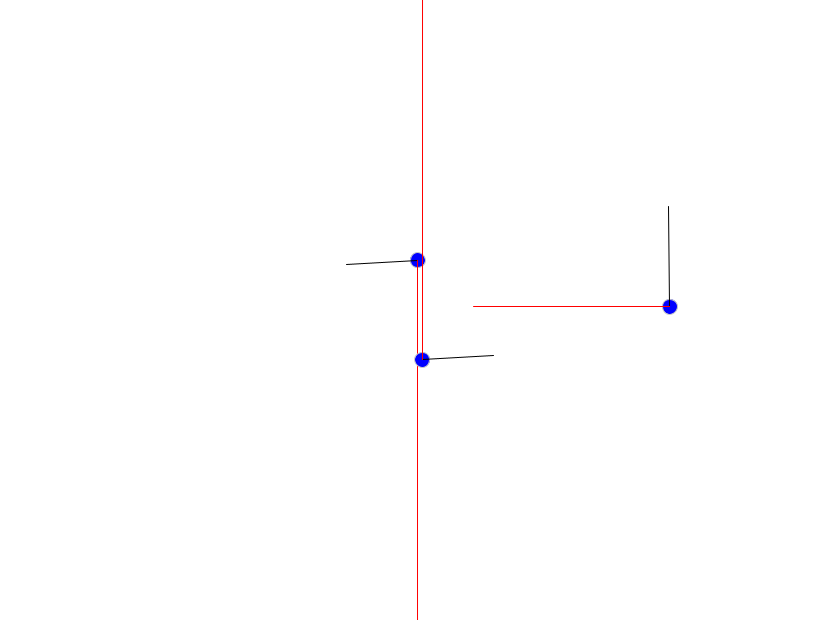
Frame 1 (no input)
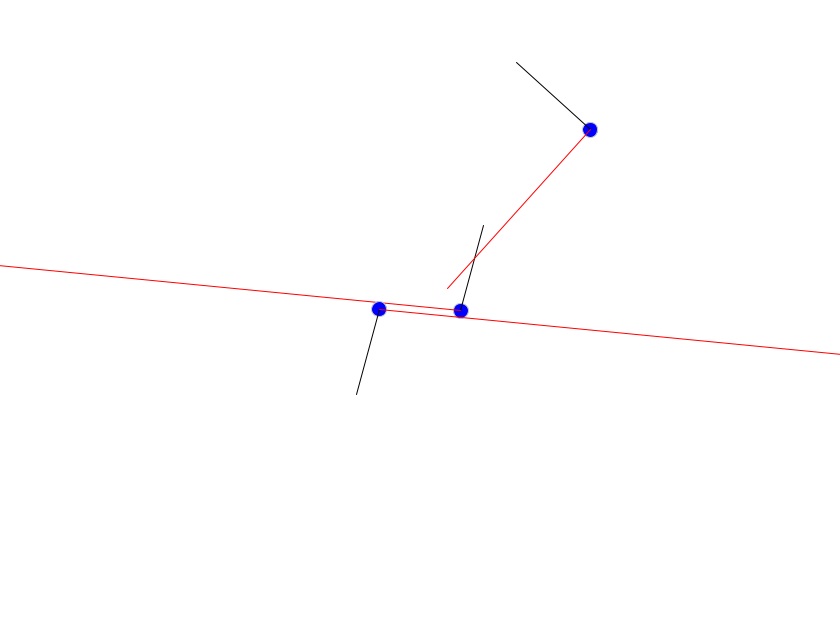
Frame 60 (the mouse pressed at the canvas centre just before this capture)
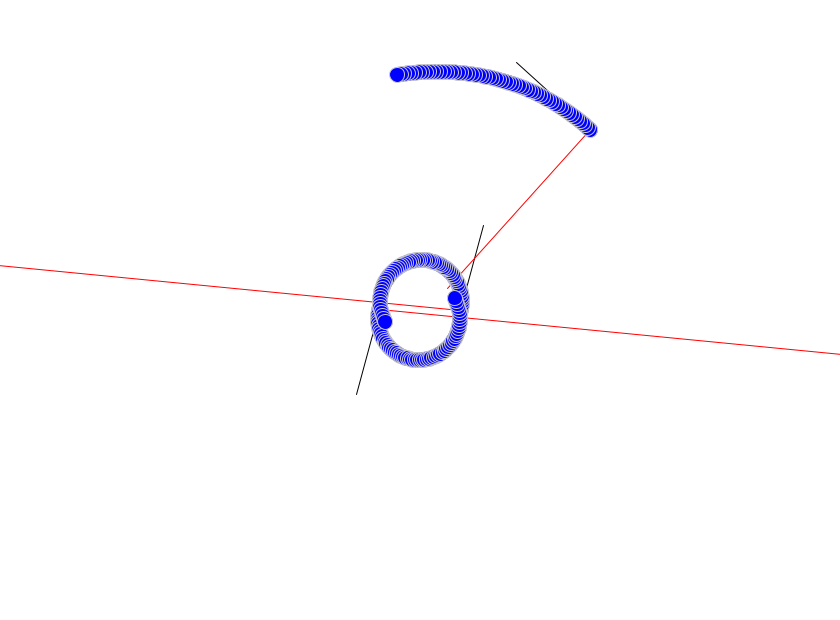
Frame 120 (the mouse held since frame 60 and released just before this capture)

The Processing sketch that drew these frames (run headless with seeded random() and noise(); from frame 60 on, the mouse is pressed at the canvas centre):

// Processing sketch: processing_135685
// ── processing_135685.pde

/*Trabalho 1 - Sistema de Particulas - calculo numerico - 1s2014 - IMECC - Unicamp
 
 Prof. Martinez
 
 TODO: Escrever um Latex explicando o algoritmo e as consideracoes e a teoria ...
 
 Grupo:
 Caio Augusto
 Lucas Garcia
 Caique Conde
 Henrique
 
 Descricao:Levando em conta a lei universal da gravitacao ne Newton, dado um sistema com n particulas
 e suas respectivas condicoes iniciais, "simule" o comportamento de interecao entre as particulas do sistema no dominio do tempo
 
 obs:as particulas sao os circulos azuis, a reta preta eh o vetor velocidade e a vermelha a forca resultante em cada particula
 
 
 Obs:Com essas condicoes iniciais queremos simular um planeta com dois "sois"
 Leia mais:http://galileospendulum.org/2011/09/15/a-planet-with-two-suns/
 
 */
/*numero de particulas*/

int n = 3;
/*Delta tempo (para calcular as medições),obs:quanto menor melhor eh a aproximacao*/

float dt = 0.017;
/*constante universal da gravitacao*/

float G = 100;

/*se mostra ou nao o traco das particulas*/
boolean marks = true;

massa[] massas = new massa[n];

void setup(){
  size(840,620);
  background(255);
  frameRate((int)1/dt);
  println((int)(1/dt));
  for(int i = 0;i<n;i++){
    massas[i]=new massa();
  }
  massas[0].px=width/2;
  massas[0].py=height/2 - 50;
  massas[0].vy=0;
  massas[0].vx=0;
  massas[0].m=50000;
  massas[1].px=width/2;
  massas[1].py=height/2 + 50;
  massas[1].vy=0;
  massas[1].vx=sqrt(massas[0].m*G/250);
  massas[0].vx=-massas[1].vx;
  massas[1].m=50000;
  massas[2].px=width/2 + 250;
  massas[2].py=height/2;
  massas[2].vy=-200;
  massas[2].vx=0;
  massas[2].m=10;
}


void draw(){
  novaPos();
  desenhaMassas();
}

void mousePressed(){
  marks=!marks;
  background(255);
}
void desenhaMassas(){
  if(marks){
  background(255);
  }
  fill(255);
  fill(0,0,255);
  for(int i=0;i<n;i++){
    stroke(200);
    ellipse(massas[i].px,massas[i].py,15,15);
    if(marks){
    stroke(0);
    line(massas[i].px,massas[i].py,massas[i].px+0.5*massas[i].vx,massas[i].py+0.5*massas[i].vy);
    stroke(255,0,0);
    line(massas[i].px,massas[i].py,massas[i].px+0.13*massas[i].fx,massas[i].py+0.13*massas[i].fy);  
    }  
}
}

class massa{
  float px,py,vx,vy,ax,ay,fx,fy,m;
  /*TODO: tratar pra que as massas nao saiam da tela*/
  void atualizaPos(){
    ax=fx/m;
    ay=fy/m;
    vx+=dt*ax;
    vy+=dt*ay;
    px=px+vx*dt;
    px=fix(px,width);
    py=py+vy*dt;
    py=fix(py,height);
    }
}

float fix(float val, float lim){
  if(val>lim){
    return val%lim;
  }
  else if(val<0){
    return (lim+val);
  }
  else{
    return val;
  }
}

void novaPos(){
  float fijx,fijy,d;
  for(int i=0;i<n;i++){
    massas[i].fx=0;
    massas[i].fy=0;
    for(int j=0;j<n;j++){
      if(j!=i){
        d=sqrt(pow((massas[j].px-massas[i].px),2)+pow((massas[j].py-massas[i].py),2));
        fijx=((massas[j].px-massas[i].px)*G*massas[j].m*massas[i].m)/pow(d,3);
        fijy=((massas[j].py-massas[i].py)*G*massas[j].m*massas[i].m)/pow(d,3);
        massas[i].fx+=fijx;
        massas[i].fy+=fijy;
      }
    }
  }
  for(int i = 0;i<n;i++){
    massas[i].atualizaPos();
  }
}
